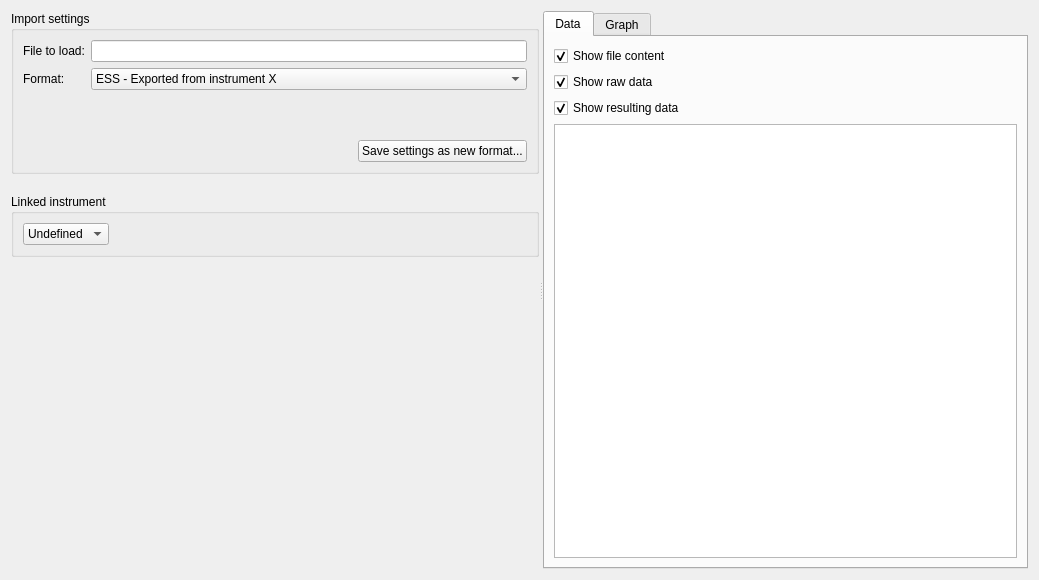
<?xml version="1.0" encoding="UTF-8"?>
<ui version="4.0">
 <class>SpecularDataImportWidget</class>
 <widget class="QWidget" name="SpecularDataImportWidget">
  <property name="geometry">
   <rect>
    <x>0</x>
    <y>0</y>
    <width>1039</width>
    <height>580</height>
   </rect>
  </property>
  <property name="windowTitle">
   <string>Form</string>
  </property>
  <layout class="QVBoxLayout" name="verticalLayout_2">
   <item>
    <widget class="QSplitter" name="splitter">
     <property name="orientation">
      <enum>Qt::Horizontal</enum>
     </property>
     <property name="childrenCollapsible">
      <bool>false</bool>
     </property>
     <widget class="QWidget" name="layoutWidget">
      <layout class="QVBoxLayout" name="verticalLayout">
       <property name="spacing">
        <number>20</number>
       </property>
       <item>
        <widget class="QGroupBox" name="propertiesGroupBox">
         <property name="title">
          <string>Import settings</string>
         </property>
         <layout class="QVBoxLayout" name="verticalLayout_4">
          <item>
           <layout class="QHBoxLayout" name="horizontalLayout_3">
            <item>
             <layout class="QFormLayout" name="formLayout">
              <item row="2" column="0">
               <widget class="QLabel" name="label_2">
                <property name="text">
                 <string>Format:</string>
                </property>
               </widget>
              </item>
              <item row="2" column="1">
               <widget class="QComboBox" name="formatSelectionComboBox">
                <item>
                 <property name="text">
                  <string>ESS - Exported from instrument X</string>
                 </property>
                </item>
                <item>
                 <property name="text">
                  <string>ESS - ESTIA export</string>
                 </property>
                </item>
                <item>
                 <property name="text">
                  <string>FRM II REFSANS exported file</string>
                 </property>
                </item>
                <item>
                 <property name="text">
                  <string>FMR II NREX exported file</string>
                 </property>
                </item>
                <item>
                 <property name="text">
                  <string>My import definitions 1</string>
                 </property>
                </item>
                <item>
                 <property name="text">
                  <string>Import definitions for project A</string>
                 </property>
                </item>
               </widget>
              </item>
              <item row="1" column="1">
               <widget class="QLineEdit" name="fileNameEdit">
                <property name="enabled">
                 <bool>true</bool>
                </property>
                <property name="readOnly">
                 <bool>true</bool>
                </property>
               </widget>
              </item>
              <item row="1" column="0">
               <widget class="QLabel" name="label_3">
                <property name="text">
                 <string>File to load:</string>
                </property>
               </widget>
              </item>
             </layout>
            </item>
           </layout>
          </item>
          <item>
           <widget class="QWidget" name="propertiesWidget" native="true">
            <layout class="QVBoxLayout" name="verticalLayout_8">
             <item>
              <layout class="QHBoxLayout" name="horizontalLayout_5">
               <item>
                <widget class="QLabel" name="label_4">
                 <property name="text">
                  <string>&lt;PlaceHolder-Widget---will be removed at runtime&gt;</string>
                 </property>
                </widget>
               </item>
               <item>
                <spacer name="horizontalSpacer_4">
                 <property name="orientation">
                  <enum>Qt::Horizontal</enum>
                 </property>
                 <property name="sizeHint" stdset="0">
                  <size>
                   <width>40</width>
                   <height>20</height>
                  </size>
                 </property>
                </spacer>
               </item>
              </layout>
             </item>
            </layout>
           </widget>
          </item>
          <item>
           <layout class="QHBoxLayout" name="horizontalLayout_2">
            <item>
             <spacer name="horizontalSpacer">
              <property name="orientation">
               <enum>Qt::Horizontal</enum>
              </property>
              <property name="sizeHint" stdset="0">
               <size>
                <width>40</width>
                <height>20</height>
               </size>
              </property>
             </spacer>
            </item>
            <item>
             <widget class="QPushButton" name="createNewFormatButton">
              <property name="text">
               <string>Save settings as new format...</string>
              </property>
             </widget>
            </item>
           </layout>
          </item>
         </layout>
        </widget>
       </item>
       <item>
        <widget class="QGroupBox" name="linkedInstrumentGroup">
         <property name="title">
          <string>Linked instrument</string>
         </property>
         <layout class="QFormLayout" name="formLayout_2">
          <item row="0" column="0">
           <widget class="QComboBox" name="linkedInstrumentComboBox">
            <item>
             <property name="text">
              <string>Undefined</string>
             </property>
            </item>
           </widget>
          </item>
         </layout>
        </widget>
       </item>
       <item>
        <layout class="QHBoxLayout" name="horizontalLayout">
         <item>
          <spacer name="verticalSpacer">
           <property name="orientation">
            <enum>Qt::Vertical</enum>
           </property>
           <property name="sizeHint" stdset="0">
            <size>
             <width>20</width>
             <height>40</height>
            </size>
           </property>
          </spacer>
         </item>
        </layout>
       </item>
      </layout>
     </widget>
     <widget class="QTabWidget" name="tabWidget">
      <property name="currentIndex">
       <number>0</number>
      </property>
      <widget class="QWidget" name="tab_4">
       <attribute name="title">
        <string>Data</string>
       </attribute>
       <layout class="QVBoxLayout" name="verticalLayout_5">
        <item>
         <widget class="QCheckBox" name="originalRowCheckBox">
          <property name="text">
           <string>Show file content</string>
          </property>
          <property name="checked">
           <bool>true</bool>
          </property>
         </widget>
        </item>
        <item>
         <widget class="QCheckBox" name="rawDataCheckBox">
          <property name="text">
           <string>Show raw data</string>
          </property>
          <property name="checked">
           <bool>true</bool>
          </property>
         </widget>
        </item>
        <item>
         <widget class="QCheckBox" name="calculatedDataCheckBox">
          <property name="text">
           <string>Show resulting data</string>
          </property>
          <property name="checked">
           <bool>true</bool>
          </property>
         </widget>
        </item>
        <item>
         <widget class="QTableWidget" name="dataTable"/>
        </item>
       </layout>
      </widget>
      <widget class="QWidget" name="tab_2">
       <attribute name="title">
        <string>Graph</string>
       </attribute>
       <layout class="QVBoxLayout" name="verticalLayout_3">
        <item>
         <widget class="QCustomPlot" name="plotWidget" native="true"/>
        </item>
       </layout>
      </widget>
     </widget>
    </widget>
   </item>
  </layout>
 </widget>
 <customwidgets>
  <customwidget>
   <class>QCustomPlot</class>
   <extends>QWidget</extends>
   <header>qcustomplot.h</header>
   <container>1</container>
  </customwidget>
 </customwidgets>
 <resources/>
 <connections/>
</ui>
